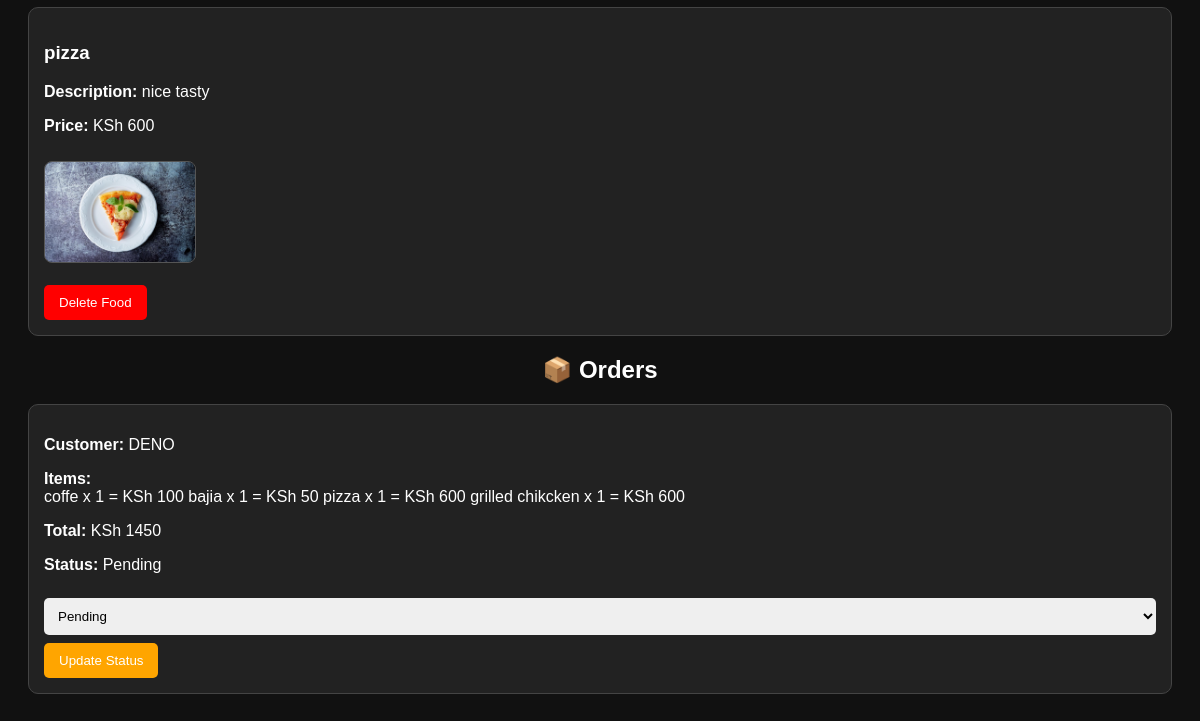
Before: /admin-dashboard/ (signed in, lower part) with the older database file.
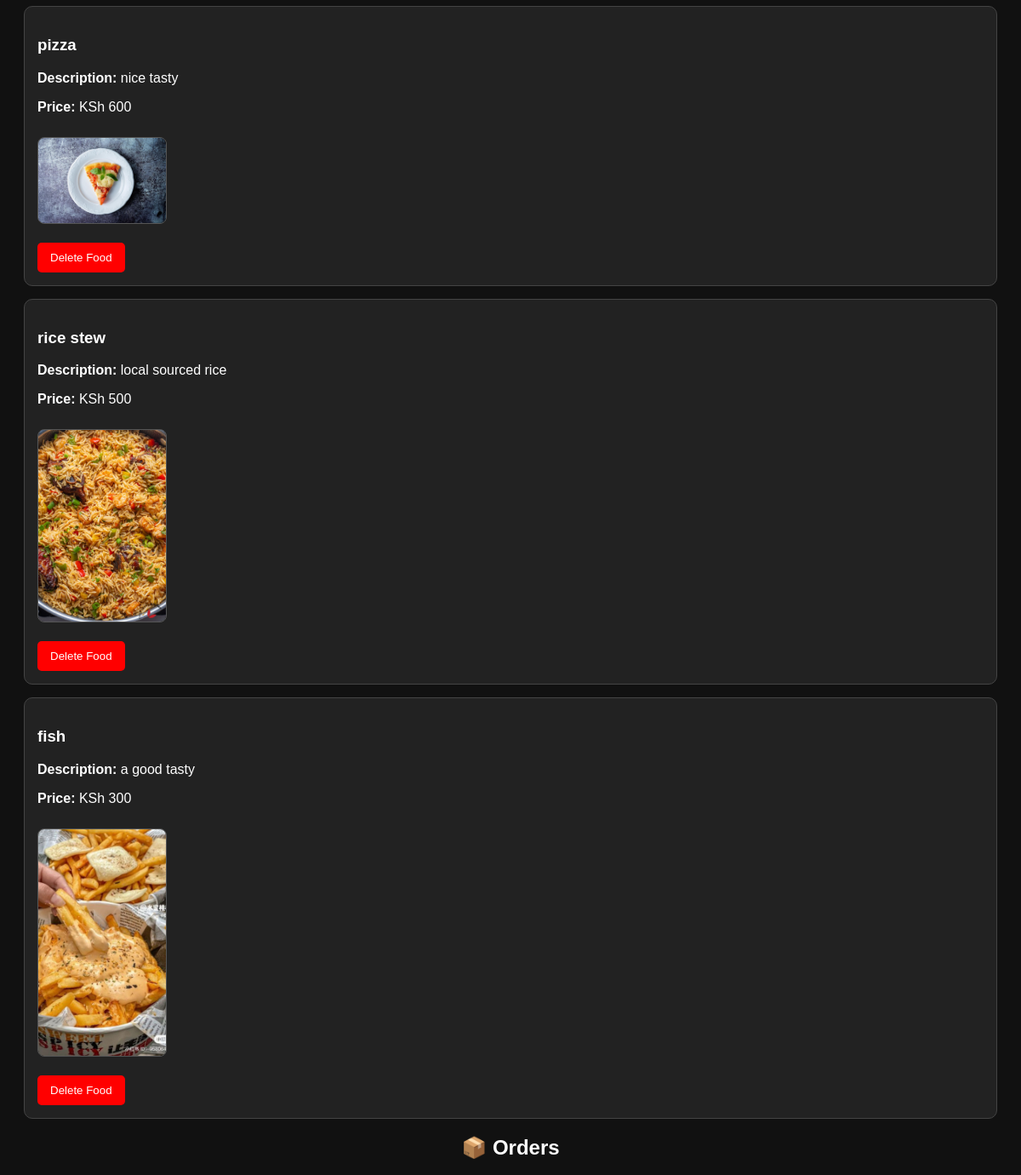
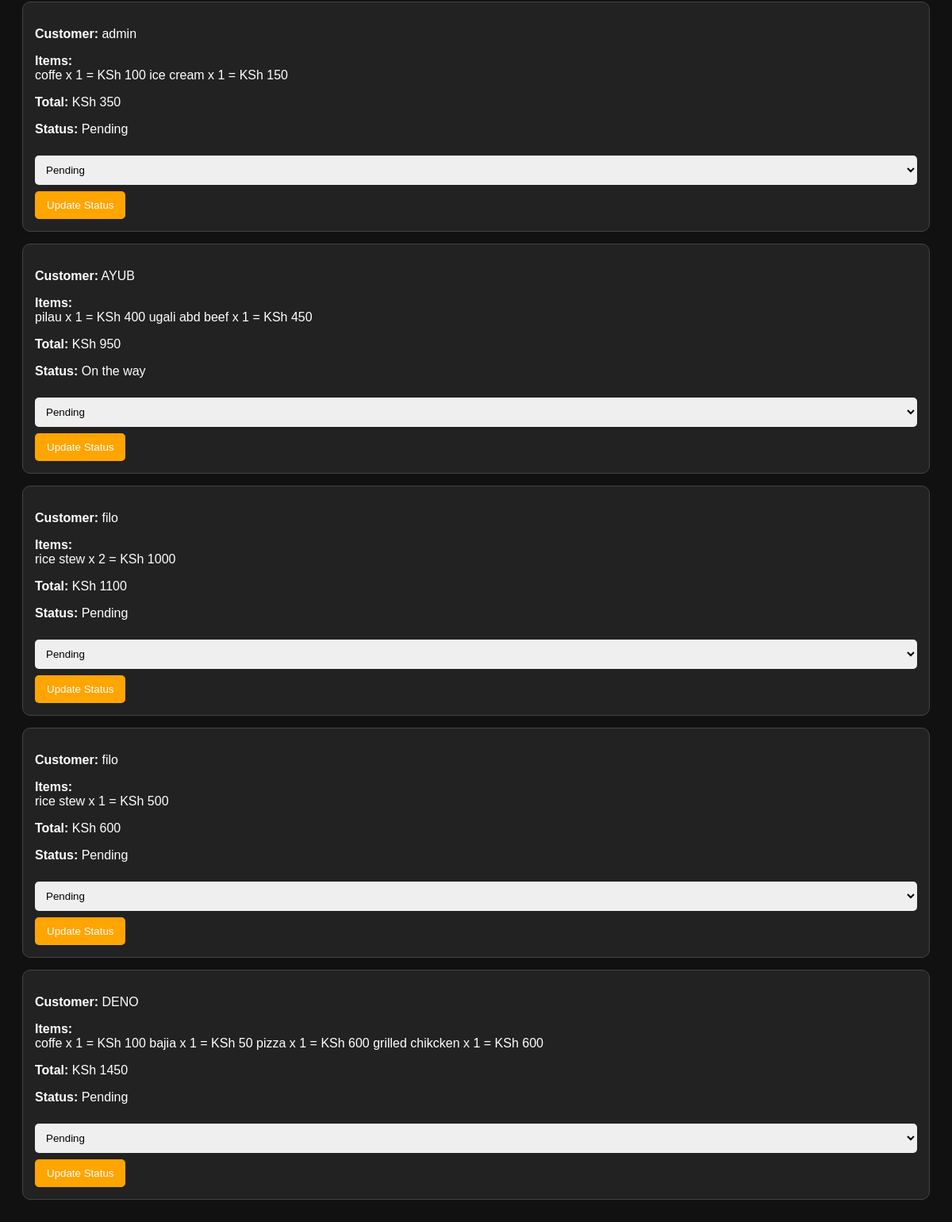
After: the same page with the newer database file (2 pictures, top to bottom).
### menu/models.py (models this page shows, shortened)
class Food(models.Model):
    name = models.CharField(max_length=100)
    description = models.TextField(blank=True)
    price = models.IntegerField()
    image = models.ImageField(upload_to='foods/', null=True, blank=True)

class Order(models.Model):
    STATUS_CHOICES = [
        ('Pending', 'Pending'),
        ('Preparing', 'Preparing'),
        ('On the way', 'On the way'),
        ('Delivered', 'Delivered'),
    ]
    user = models.ForeignKey(User, on_delete=models.CASCADE)
    items_text = models.TextField()
    total_price = models.IntegerField()
    status = models.CharField(
        max_length=20,
        choices=STATUS_CHOICES,
        default='Pending'
    )
    created_at = models.DateTimeField(auto_now_add=True)

### menu/views.py (the view, shortened to what this page needs)
# urls.py: path('admin-dashboard/', views.admin_dashboard, name='admin_dashboard'),
@login_required
def admin_dashboard(request):
    if not request.user.is_staff:
        return redirect('home')
    foods = Food.objects.all()
    orders = Order.objects.all().order_by('-created_at')
    users = User.objects.all()
    return render(request, 'menu/admin_dashboard.html', {
        'foods': foods,
        'orders': orders,
        'users': users
    })

### menu/templates/menu/admin_dashboard.html (shortened to what this page needs)
<!DOCTYPE html>
<html>
<head>
</head>
<body>
{% if foods %}
    {% for food in foods %}
        <div class="box">
            <h3>{{ food.name }}</h3>
            <p><strong>Description:</strong> {{ food.description }}</p>
            <p><strong>Price:</strong> KSh {{ food.price }}</p>
            {% if food.image %}
                <img src="{{ food.image.url }}" width="150">
            {% else %}
                <p>No image uploaded.</p>
            {% endif %}
            <br><br>
            <a href="{% url 'delete_food' food.id %}"
               onclick="return confirm('Are you sure you want to delete this food?');">
                <button class="btn" style="background:red;">
                    Delete Food
                </button>
            </a>
        </div>
    {% endfor %}
{% else %}
    <p>No food items yet.</p>
{% endif %}
<h2>📦 Orders</h2>
{% if orders %}
    {% for order in orders %}
        <div class="box">
            <p><strong>Customer:</strong> {{ order.user.username }}</p>
            <p><strong>Items:</strong><br>{{ order.items_text }}</p>
            <p><strong>Total:</strong> KSh {{ order.total_price }}</p>
            <p><strong>Status:</strong> {{ order.status }}</p>
            <form method="POST" action="{% url 'update_order' order.id %}">
                <select name="status">
                    <option value="Pending">Pending</option>
                </select>
                <button class="btn" type="submit">Update Status</button>
            </form>
        </div>
    {% endfor %}
{% else %}
    <p>No orders yet.</p>
{% endif %}
</body>
</html>

### menu/templates/menu/admin_dashboard.html (style rules this page uses)
body { font-family: Arial, sans-serif; background: #111; color: white; padding: 20px; }
.box { border: 1px solid #444; padding: 15px; margin: 15px 0; border-radius: 10px; background: #222; }
input, textarea, select { width: 100%; padding: 10px; margin: 8px 0; border-radius: 5px; border: none; box-sizing: border-box; }
.btn { padding: 10px 15px; background: orange; color: white; border: none; border-radius: 5px; cursor: pointer; }
h1, h2 { text-align: center; }
img { margin-top: 10px; border-radius: 8px; border: 1px solid #555; }

Changed rows visible on the page:
added Food: name "rice stew", description "local sourced rice", price "500", image (picture)
added Food: name "fish", description "a good tasty", price "300", image (picture)
added Order: user.username "admin", items_text "coffe x 1 = KSh 100 ice cream x 1 = KSh 150", total_price "350", status "Pending"
added Order: user.username "AYUB", items_text "pilau x 1 = KSh 400 ugali abd beef x 1 = KSh 450", total_price "950", status "On the way"
added Order: user.username "filo", items_text "rice stew x 2 = KSh 1000", total_price "1100", status "Pending"
added Order: user.username "filo", items_text "rice stew x 1 = KSh 500", total_price "600", status "Pending"
